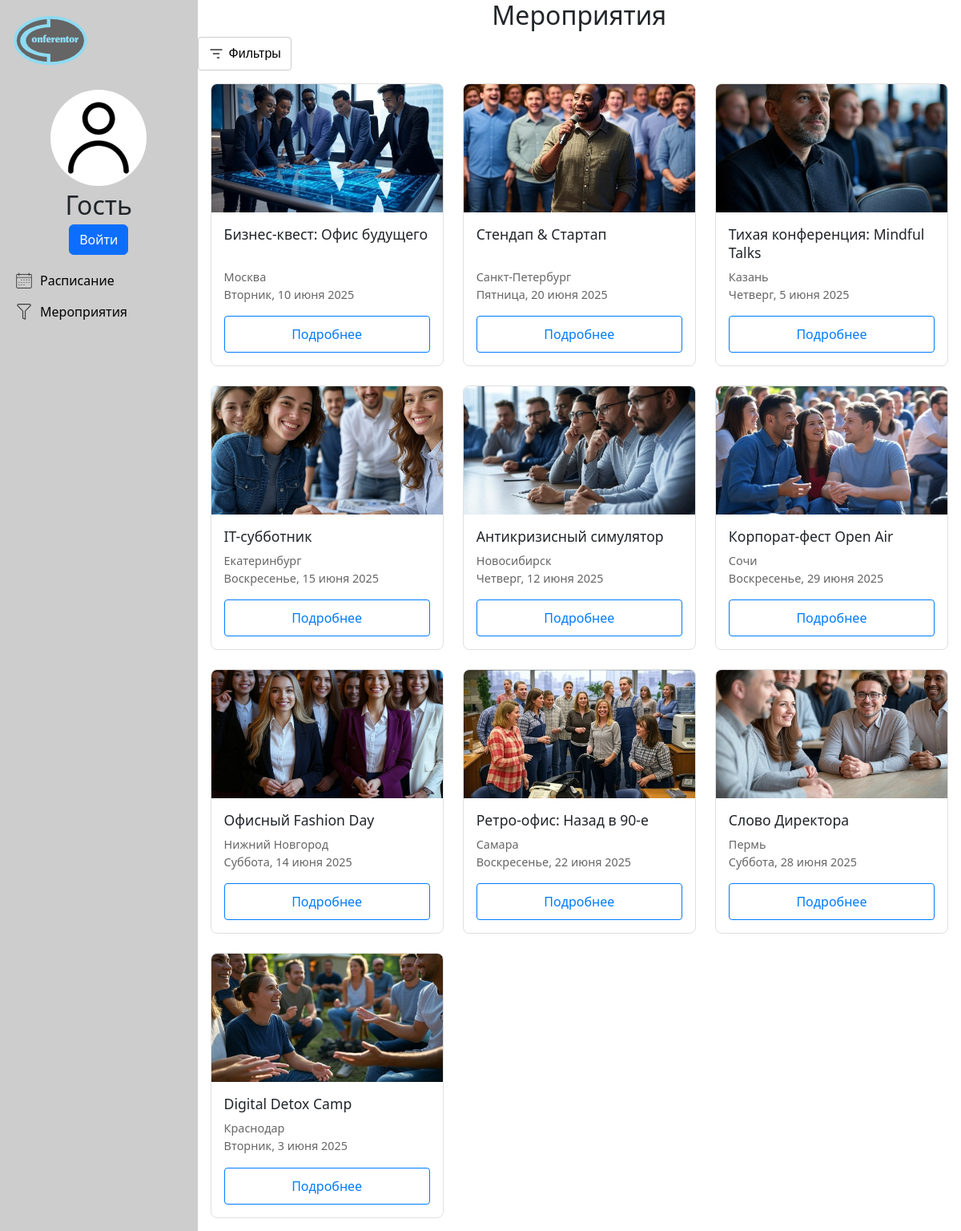
Screenshot of /events/ with the database file from the repository.
### main/models.py (models this page shows)
class Event(models.Model):
    title = models.CharField(max_length=200)
    description = models.TextField(blank=True)
    image = models.ImageField(upload_to='event_images/', blank=True, null=True)
    city = models.CharField(max_length=100)
    place = models.CharField(max_length=200)
    address = models.TextField(blank=True)
    start_datetime = models.DateTimeField()
    end_datetime = models.DateTimeField()
    category = models.ForeignKey(Category, on_delete=models.SET_NULL, null=True, blank=True)
    organizer = models.ForeignKey(User, on_delete=models.CASCADE, related_name='organized_events')
    price = models.DecimalField(max_digits=10, decimal_places=2, default=0, null=True, blank=True)
    capacity = models.PositiveIntegerField(blank=True, null=True)
    is_active = models.BooleanField(default=True) # type: ignore
    created_at = models.DateTimeField(auto_now_add=True)
    updated_at = models.DateTimeField(auto_now=True)

### main/views.py (the view)
# urls.py: 2. Add a URL to urlpatterns:  path('', views.home, name='home')
def home(request):
    events = Event.objects.all()
    categories = Category.objects.all()
    hall_numbers = list(range(1, 49))
    random.shuffle(hall_numbers)
    for i, event in enumerate(events):
        if i < len(hall_numbers):
            event.hall_number = hall_numbers[i]
        else:
            event.hall_number = "Зал ещё не назначен"
    return render(
        request,
        "main/index.html",
        {
            "events": events,
            "categories": categories,
        },
    )

### main/templatetags/custom_filters.py (called while the page is built)
def get_ru_month_name(month_number):
    months = {
        1: 'января', 2: 'февраля', 3: 'марта', 4: 'апреля', 5: 'мая', 6: 'июня',
        7: 'июля', 8: 'августа', 9: 'сентября', 10: 'октября', 11: 'ноября', 12: 'декабря'
    }
    return months.get(month_number, '')

@register.filter
def ru_date(value):
    if isinstance(value, datetime):  # Проверяем, что переданный объект — это дата
        return f"{value.day} {get_ru_month_name(value.month)} {value.year}"
    return value

### main/templates/main/index.html (shortened to what this page needs)
{% extends 'main/layout.html' %} {% block title %}
  Мероприятия{% load static %}
{% endblock %}
{% load custom_filters %}
{% block content %}
  <h2 class="events-title">Мероприятия</h2>
  <div class="filter-block">
    <button class="filter-btn">
      <svg width="20" height="20" viewBox="0 0 24 24">
        <path d="M3 5h18v2H3zm4 6h10v2H7zm6 6h4v2h-4z" />
      </svg>Фильтры
    </button>
  </div>
  <div class="events-grid">
    {% for event in events %}
      <div class="event-card" data-category="{{ event.category.slug|default:event.category.name }}">
        <img src="{{ event.image.url }}" alt="{{ event.title }}" class="event-img" />
        <div class="event-body">
          <h3 class="event-title">{{ event.title }}</h3>
          <p class="event-info">
            <span class="event-city">{{ event.city }}</span><br />
            <span class="event-date">{{ event.start_datetime|date:'l' }}, {{ event.start_datetime|ru_date }}</span>
          </p>
          <a class="event-btn" data-bs-toggle="modal" data-bs-target="#aboutEvent{{ event.id }}">Подробнее</a>
        </div>
      </div>
    {% empty %}
      <p>Мероприятия не найдены.</p>
    {% endfor %}
  </div>
{% endblock %}

### main/static/css/style.css (style rules this page uses)
body { margin: 0; padding: 0; display: flex; height: 100%; }
.events-title { text-align: center; }
.filter-block { position: relative; display: inline-block; font-family: sans-serif; }
.filter-btn { display: flex; align-items: center; gap: 6px; padding: 8px 12px; border: 1px solid #ccc; background: #fff; cursor: pointer; border-radius: 4px; }
.filter-btn svg { fill: #333; }
.events-grid { display: grid; grid-template-columns: repeat(auto-fill, minmax(280px, 1fr)); gap: 24px; padding: 16px; }
.event-card { background: #fff; border: 1px solid #e0e0e0; border-radius: 8px; overflow: hidden; display: flex; flex-direction: column; transition: box-shadow .2s; }
.event-img { width: 100%; height: 160px; object-fit: cover; }
.event-body { padding: 16px; flex-grow: 1; display: flex; flex-direction: column; }
.event-title { font-size: 1.1rem; margin: 0 0 8px; line-height: 1.3; flex-grow: 1; }
.event-info { font-size: 0.9rem; color: #666; margin-bottom: 16px; }
.event-btn { display: inline-block; text-align: center; padding: 10px 16px; border: 1px solid #007bff; border-radius: 4px; color: #007bff; text-decoration: none; font-weight: 500; transition: background .2s, color .2s; }

### rows the page displays
Event: image (picture), title "Бизнес-квест: Офис будущего", city "Москва", start_datetime "Вторник", start_datetime|ru_date "10 июня 2025"
Event: image (picture), title "Стендап & Стартап", city "Санкт-Петербург", start_datetime "Пятница", start_datetime|ru_date "20 июня 2025"
Event: image (picture), title "Тихая конференция: Mindful Talks", city "Казань", start_datetime "Четверг", start_datetime|ru_date "5 июня 2025"
Event: image (picture), title "IT-субботник", city "Екатеринбург", start_datetime "Воскресенье", start_datetime|ru_date "15 июня 2025"
Event: image (picture), title "Антикризисный симулятор", city "Новосибирск", start_datetime "Четверг", start_datetime|ru_date "12 июня 2025"
Event: image (picture), title "Корпорат-фест Open Air", city "Сочи", start_datetime "Воскресенье", start_datetime|ru_date "29 июня 2025"
Event: image (picture), title "Офисный Fashion Day", city "Нижний Новгород", start_datetime "Суббота", start_datetime|ru_date "14 июня 2025"
Event: image (picture), title "Ретро-офис: Назад в 90-е", city "Самара", start_datetime "Воскресенье", start_datetime|ru_date "22 июня 2025"
Event: image (picture), title "Слово Директора", city "Пермь", start_datetime "Суббота", start_datetime|ru_date "28 июня 2025"
Event: image (picture), title "Digital Detox Camp", city "Краснодар", start_datetime "Вторник", start_datetime|ru_date "3 июня 2025"
